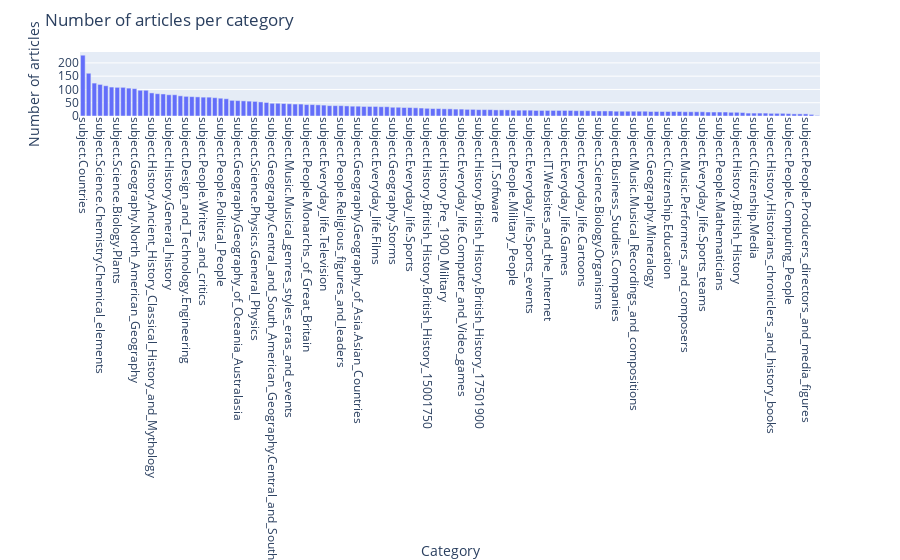

The cell this chart's notebook holds for it:
### Code cell
# We plot the frequency of the different categories
auxiliary.plot_categories_frequencies(categories, 'category', "cat_freq.html")

### Figure 1 — Plotly figure (JSON) as saved in the notebook; plotly's stock layout.template omitted (floating-point values rounded to 4 significant figures; data arrays with more than 128 entries replaced by an {"elided": "..."} marker saying what was removed)
{"data": [{"alignmentgroup": "True", "hovertemplate": "category=%{x}<br>y=%{y}<extra></extra>", "legendgroup": "", "marker": {"color": "#636efa", "pattern": {"shape": ""}}, "name": "", "offsetgroup": "", "orientation": "v", "showlegend": false, "textposition": "auto", "type": "bar", "x": {"elided": "129 str values"}, "xaxis": "x", "y": {"elided": "129 int values"}, "yaxis": "y"}], "layout": {"barmode": "relative", "legend": {"tracegroupgap": 0}, "margin": {"t": 60}, "title": {"text": "Number of articles per category"}, "xaxis": {"anchor": "y", "domain": [0, 1], "tickangle": 90, "title": {"text": "Category"}}, "yaxis": {"anchor": "x", "domain": [0, 1], "title": {"text": "Number of articles"}}}}
